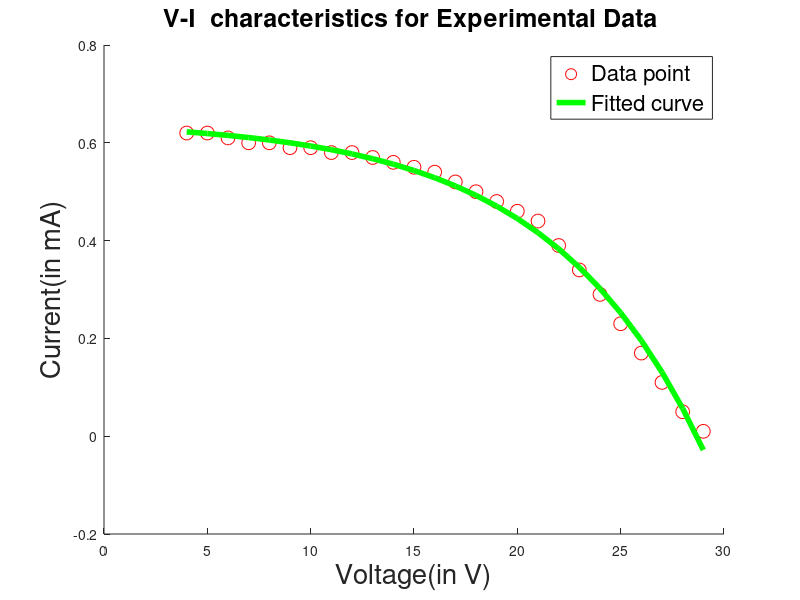
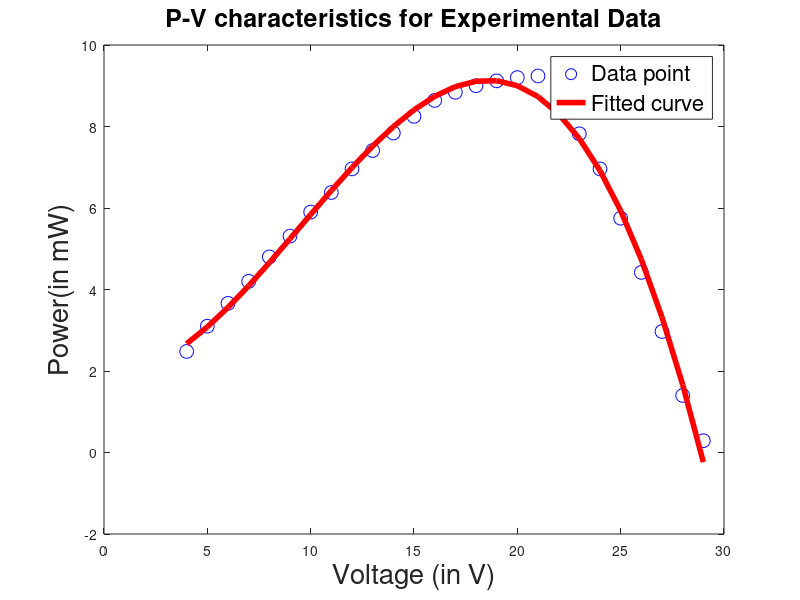

These charts were generated, in order, by the following MATLAB code:
pkg load struct ;
pkg load optim ;
k=1.38065*10^(-23);
%A=2.15;
A=2.15;
T=302;
%Np=3;
q=1.6022*10^(-19);
V0 =[4:1:29];
y = [0.62,0.62,0.61,0.60,0.60,0.59,0.59,0.58,0.58,0.57,0.56,0.55,0.54,0.52,0.50,0.48,0.46,0.44,0.39,0.34,0.29,0.23,0.17,0.11,0.05,0.01];


power=V0.*y;

%I0=Np*Iph-Np*Irs*(exp(q/(k*T*A)*V0./Ns)-1);
F = @(x,V0)x(1)*x(2)-x(1)*x(3)*(exp(q/(k*T*A)*V0./x(4))-1);
%x0 = [10 5 0 6];
x0 = [3 4 0 5];
x = lsqcurvefit(F,x0,V0,y);
x(1)
x(2)
x(3)
x(4)


%subplot(1,2,1)
hold on
figure(1)

plot(V0,y,'ro','MarkerSize',10)
title('V-I  characteristics for Experimental Data ','FontSize',18)
plot(V0,F(x,V0),'Linewidth',4,'g')
h = legend('Data point', 'Fitted curve');
set(h,'FontSize',16); 
%rect = [0.25, 0.25, .25, .25];
%set(h, 'Position', rect);
%axis([0 50 0 1.7 ]);
xlabel('Voltage(in V)','FontSize',20);
ylabel('Current(in mA)','FontSize',20);


figure(2)
%subplot(1,2,2)
plot(V0,power,'bo','MarkerSize',10)
title('P-V characteristics for Experimental Data','FontSize',18)
p=polyfit(V0,power,4);
pp=polyval(p,V0);
hold on
plot(V0,pp,'Linewidth',4,'-r')
k = legend('Data point', 'Fitted curve')
set(k,'FontSize',16);
%rect = [0.30, 0.20, .30, .30];
%set(k, 'Position', rect);
%axis([1.2 5.3  0 1.7 ]);
xlabel('Voltage (in V)','FontSize',20);
ylabel('Power(in mW)','FontSize',20);
 